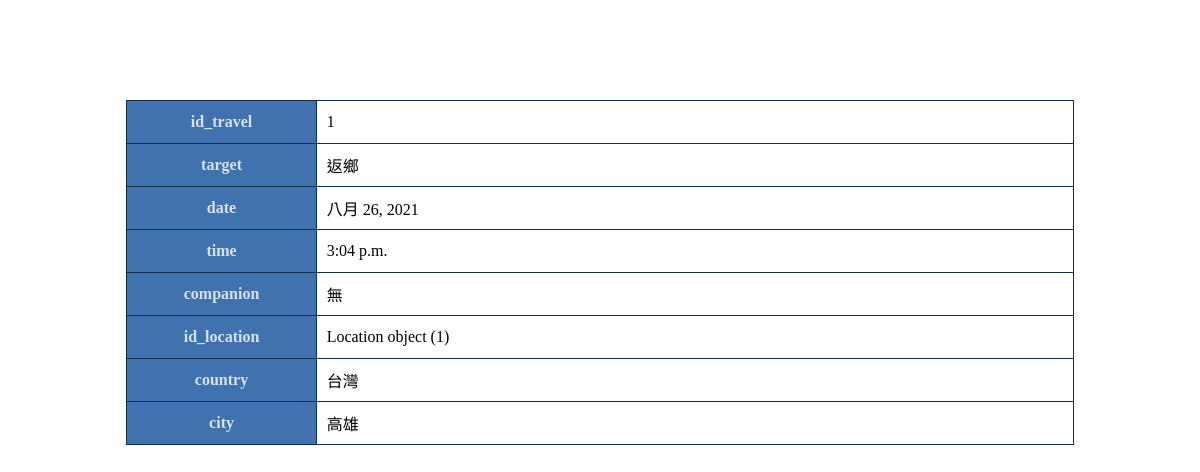
The page /info/demo/ on the database its author committed.
### demo2/models.py (models this page shows)
class Travel(models.Model):
    id_travel = models.IntegerField(primary_key=True)
    target = models.CharField(max_length=100)
    date = models.DateField(null=True)
    time = models.TimeField(null=True)
    companion = models.CharField(max_length=100)
    location = models.ForeignKey(Location, models.DO_NOTHING, blank=True, null=True)

class Location(models.Model):
    id_location = models.IntegerField(primary_key=True)
    country = models.CharField(max_length=20)
    city = models.CharField(max_length=20, blank=True, null=True)

### demo2/views.py (the view)
# urls.py: path('info/demo/', info_demo, name='info_demo_url'),
def info_demo(request):
    t1 = Travel.objects.get(pk=1)
    t_demo = {'info': t1}
    return render(request, 'table_info.html', t_demo)

### templates/table_info.html (shortened to what this page needs)
<!DOCTYPE html>
<html lang="zh-TW">
    <head>
        {% load static %}
        <link href="{% static 'css/table_info.css' %}" rel="stylesheet">
    </head>
    <body>
        <div class="table_structure">
            <table class="normal_table">
                <tbody>
                    <tr>
                        <th>id_travel</th>
                        <td> {{ info.id_travel }} </td>
                    </tr>
                    <tr>
                        <th>target</th>
                        <td> {{ info.target }} </td>
                    </tr>
                    <tr>
                        <th>date</th>
                        <td> {{ info.date }} </td>
                    </tr>
                    <tr>
                        <th>time</th>
                        <td> {{ info.time }} </td>
                    </tr>
                    <tr>
                        <th>companion</th>
                        <td> {{ info.companion }} </td>
                    </tr>
                    <tr>
                        <th>id_location</th>
                        <td> {{ info.location }} </td>
                    </tr>
                    <tr>
                        <th>country</th>
                        <td> {{ info.location.country }} </td>
                    </tr>
                    <tr>
                        <th>city</th>
                        <td> {{ info.location.city }} </td>
                    </tr>
                </tbody>
            </table>
        </div>
    </body>
</html>

### static/css/table_info.css (style rules this page uses)
.table_structure { width: 80%; margin: auto; margin-top: 100px; }
.normal_table { width: 100%; vertical-align: middle; border-collapse: collapse; }
.normal_table th { background-color: #3f72af; color: #dbe2ef; height: 40px; width: 20%; min-width: 150px; text-align: center; border: 1px solid #112d4e; }
.normal_table td { width: 80%; min-width: 150px; border: 1px solid #112d4e; padding-left: 10px; }

### rows shown on the page
Travel: id_travel "1", target "返鄉", date "八月 26, 2021", time "3:04 p.m.", companion "無", location "Location object (1)", location.country "台灣", location.city "高雄"
